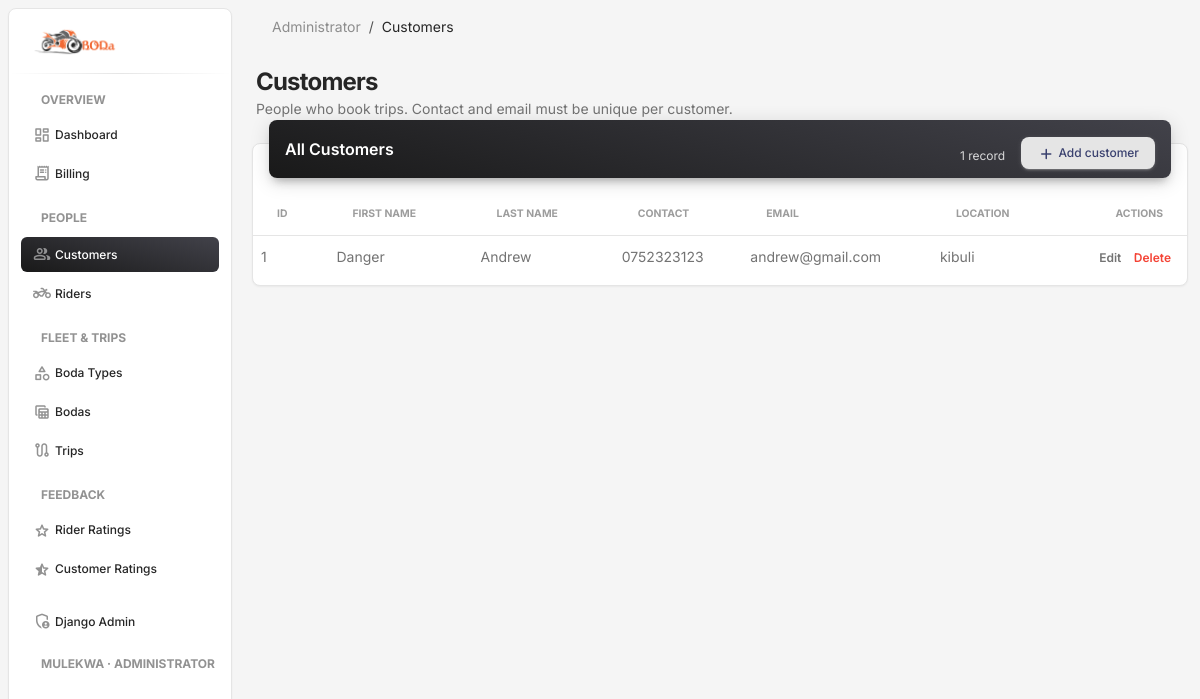
The app's page /customer/ (signed in) with its own data.
### bodaapp/models.py (models this page shows)
class Customer(models.Model):
    customer_id = models.AutoField(primary_key=True)
    first_name = models.CharField(max_length=50)
    last_name = models.CharField(max_length=50)
    contact = models.CharField(max_length=15, unique=True)
    email = models.EmailField(max_length=100, unique=True)
    home_location = models.CharField(max_length=100)
    def __str__(self):
        return f"{self.first_name} {self.last_name}"

### bodaapp/views.py (the view)
# urls.py: path('customer/', views.customer_view, name='customer'),
@role_required("admin")
def customer_view(request, pk=None):
    editing = get_object_or_404(Customer, pk=pk) if pk else None
    form, done = process_form(request, CustomerForm, editing, "customer", "customer")
    if done:
        return done
    return render(request, "staff/customer.html", {
        "form": form, "editing": editing, "customers": Customer.objects.order_by("-pk"),
    })

### bodaapp/access.py (called while the page is built, shortened)
def get_role(user):
    if not user.is_authenticated:
        return None
    if user.is_staff or user.is_superuser:
        return "admin"

def role_required(*roles):
    def decorator(view):
        @wraps(view)
        def wrapper(request, *args, **kwargs):
            if not request.user.is_authenticated:
                return redirect_to_login(request.get_full_path())
            if get_role(request.user) not in roles:
                messages.error(request, "You don't have access to that page.")
                return redirect("index")
            return view(request, *args, **kwargs)
        return wrapper
    return decorator

### bodaapp/context_processors.py (called while the page is built)
def navigation(request):
    user = getattr(request, "user", None)
    role = get_role(user) if user is not None else None
    match = getattr(request, "resolver_match", None)
    name = match.url_name if match and match.url_name else ""
    if name.endswith("_edit"):
        name = name[: -len("_edit")]
    return {"role": role, "role_label": ROLE_LABELS.get(role, ""), "active": name}

### bodaapp/views.py (called while the page is built, shortened)
def process_form(request, form_class, instance, url_name, noun):
    if request.method != "POST":
        return form_class(instance=instance), None

### templates/staff/customer.html (shortened to what this page needs)
{% extends 'base.html' %}
{% block content %}
{% include 'partials/page_header.html' with title="Customers" lede="People who book trips. Contact and email must be unique per customer." %}
<div class="container-fluid py-3">
  <div class="row">
    <div class="col-12 mb-4">
      <div class="card">
        <div class="card-header p-0 position-relative mt-n4 mx-3 z-index-2">
          <div class="bg-gradient-dark shadow-dark border-radius-lg pt-3 pb-2 d-flex justify-content-between pe-3">
            <h6 class="text-white text-capitalize ps-3">All customers</h6>
            <div class="d-flex align-items-center gap-3"><span class="text-white text-xs opacity-8 mt-1">{{ customers|length }} record{{ customers|length|pluralize }}</span><button type="button" class="btn btn-sm btn-light mb-0" data-bs-toggle="modal" data-bs-target="#recordModal"><i class="material-symbols-rounded align-middle" style="font-size:18px">add</i> Add customer</button></div>
          </div>
        </div>
        <div class="card-body px-0 pb-2">
          <div class="table-responsive p-0">
            <table class="table align-items-center mb-0">
              <thead>
                <tr>
                  <th class="text-uppercase text-secondary text-xxs font-weight-bolder opacity-7">ID</th>
                  <th class="text-uppercase text-secondary text-xxs font-weight-bolder opacity-7">First name</th>
                  <th class="text-uppercase text-secondary text-xxs font-weight-bolder opacity-7">Last name</th>
                  <th class="text-uppercase text-secondary text-xxs font-weight-bolder opacity-7">Contact</th>
                  <th class="text-uppercase text-secondary text-xxs font-weight-bolder opacity-7">Email</th>
                  <th class="text-uppercase text-secondary text-xxs font-weight-bolder opacity-7">Location</th>
                  <th class="text-uppercase text-secondary text-xxs font-weight-bolder opacity-7 text-end pe-4">Actions</th>
                </tr>
              </thead>
              <tbody>
                {% for c in customers %}
                <tr{% if editing and editing.pk == c.pk %} class="table-active"{% endif %}>
                  <td class="text-sm">{{ c.pk }}</td>
                  <td class="text-sm">{{ c.first_name }}</td>
                  <td class="text-sm">{{ c.last_name }}</td>
                  <td class="text-sm">{{ c.contact }}</td>
                  <td class="text-sm">{{ c.email }}</td>
                  <td class="text-sm">{{ c.home_location }}</td>
                  {% include 'partials/row_actions.html' with edit_url="customer_edit" delete_url="customer_delete" pk=c.pk label=c noun="customer" %}
                </tr>
                {% empty %}
                <tr><td colspan="7" class="text-center text-secondary py-4 text-sm">No customers yet — click “Add customer” to create the first one.</td></tr>
                {% endfor %}
              </tbody>
            </table>
          </div>
        </div>
      </div>
    </div>
  </div>
</div>
{% endblock %}

### templates/partials/nav_account.html (shortened to what this page needs)
<li class="nav-item mt-3">
  <h6 class="ps-4 ms-2 text-uppercase text-xs text-dark font-weight-bolder opacity-5">{{ user.get_username }}{% if role_label %} · {{ role_label }}{% endif %}</h6>
</li>

### templates/partials/row_actions.html (shortened to what this page needs)
<td class="text-end pe-3 text-nowrap">
  <a href="{% url edit_url pk %}" class="text-secondary font-weight-bold text-xs me-2">Edit</a>
  <form method="post" action="{% url delete_url pk %}" class="d-inline"
        onsubmit="return confirm('Delete {{ noun|escapejs }} “{{ label|escapejs }}”? This cannot be undone.');">
    <button type="submit" class="btn btn-link text-danger font-weight-bold text-xs p-0 mb-0">Delete</button>
  </form>
</td>

### records on screen
Customer: pk "1", first_name "Danger", last_name "Andrew", contact "0752323123", email "andrew@gmail.com", home_location "kibuli"

### other values on screen
{{ label }} "Dashboard Billing Customers Riders Boda Types Bodas Trips Rider Ratings Customer Ratings"
{{ user.get_username }} "MULEKWA"
{{ role_label }} "ADMINISTRATOR"
{{ role_label|default:"Home" }} "Administrator"
{{ title }} "Customers"
{{ lede }} "People who book trips. Contact and email must be unique per customer."
{{ customers|length }} "1"
